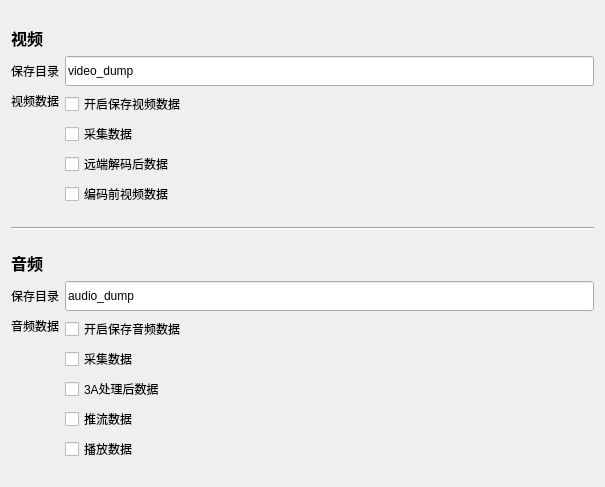
<?xml version="1.0" encoding="UTF-8"?>
<ui version="4.0">
 <class>AVFrameObserverWidget</class>
 <widget class="QWidget" name="AVFrameObserverWidget">
  <property name="geometry">
   <rect>
    <x>0</x>
    <y>0</y>
    <width>605</width>
    <height>487</height>
   </rect>
  </property>
  <property name="sizePolicy">
   <sizepolicy hsizetype="Preferred" vsizetype="Minimum">
    <horstretch>0</horstretch>
    <verstretch>0</verstretch>
   </sizepolicy>
  </property>
  <property name="windowTitle">
   <string>Form</string>
  </property>
  <layout class="QVBoxLayout" name="verticalLayout_5">
   <item>
    <layout class="QVBoxLayout" name="verticalLayout_3">
     <item>
      <widget class="QLabel" name="label_2">
       <property name="sizePolicy">
        <sizepolicy hsizetype="Preferred" vsizetype="Fixed">
         <horstretch>0</horstretch>
         <verstretch>0</verstretch>
        </sizepolicy>
       </property>
       <property name="font">
        <font>
         <pointsize>12</pointsize>
         <weight>75</weight>
         <bold>true</bold>
        </font>
       </property>
       <property name="text">
        <string>视频</string>
       </property>
      </widget>
     </item>
     <item>
      <layout class="QHBoxLayout" name="horizontalLayout_4">
       <item>
        <widget class="QLabel" name="label">
         <property name="text">
          <string>保存目录</string>
         </property>
        </widget>
       </item>
       <item>
        <widget class="QLineEdit" name="videoFrameSavePath">
         <property name="sizePolicy">
          <sizepolicy hsizetype="Expanding" vsizetype="Fixed">
           <horstretch>0</horstretch>
           <verstretch>0</verstretch>
          </sizepolicy>
         </property>
         <property name="minimumSize">
          <size>
           <width>0</width>
           <height>30</height>
          </size>
         </property>
         <property name="text">
          <string>video_dump</string>
         </property>
        </widget>
       </item>
      </layout>
     </item>
     <item>
      <layout class="QHBoxLayout" name="horizontalLayout_5">
       <item>
        <widget class="QLabel" name="label_3">
         <property name="sizePolicy">
          <sizepolicy hsizetype="Fixed" vsizetype="Preferred">
           <horstretch>0</horstretch>
           <verstretch>0</verstretch>
          </sizepolicy>
         </property>
         <property name="text">
          <string>视频数据</string>
         </property>
         <property name="alignment">
          <set>Qt::AlignLeading|Qt::AlignLeft|Qt::AlignTop</set>
         </property>
        </widget>
       </item>
       <item>
        <layout class="QVBoxLayout" name="verticalLayout">
         <item>
          <widget class="QCheckBox" name="enableSaveVideoFrame">
           <property name="text">
            <string>开启保存视频数据</string>
           </property>
          </widget>
         </item>
         <item>
          <widget class="QCheckBox" name="enableCapturedVideo">
           <property name="text">
            <string>采集数据</string>
           </property>
          </widget>
         </item>
         <item>
          <widget class="QCheckBox" name="enableRemoteVideo">
           <property name="text">
            <string>远端解码后数据</string>
           </property>
          </widget>
         </item>
         <item>
          <widget class="QCheckBox" name="enablePreEncodeVideo">
           <property name="text">
            <string>编码前视频数据</string>
           </property>
          </widget>
         </item>
        </layout>
       </item>
      </layout>
     </item>
    </layout>
   </item>
   <item>
    <widget class="Line" name="line">
     <property name="orientation">
      <enum>Qt::Horizontal</enum>
     </property>
    </widget>
   </item>
   <item>
    <layout class="QVBoxLayout" name="verticalLayout_4">
     <item>
      <widget class="QLabel" name="label_4">
       <property name="sizePolicy">
        <sizepolicy hsizetype="Preferred" vsizetype="Fixed">
         <horstretch>0</horstretch>
         <verstretch>0</verstretch>
        </sizepolicy>
       </property>
       <property name="font">
        <font>
         <pointsize>12</pointsize>
         <weight>75</weight>
         <bold>true</bold>
        </font>
       </property>
       <property name="text">
        <string>音频</string>
       </property>
      </widget>
     </item>
     <item>
      <layout class="QHBoxLayout" name="horizontalLayout_3">
       <item>
        <widget class="QLabel" name="label_5">
         <property name="text">
          <string>保存目录</string>
         </property>
        </widget>
       </item>
       <item>
        <widget class="QLineEdit" name="audioFrameSavePath">
         <property name="sizePolicy">
          <sizepolicy hsizetype="Expanding" vsizetype="Fixed">
           <horstretch>0</horstretch>
           <verstretch>0</verstretch>
          </sizepolicy>
         </property>
         <property name="minimumSize">
          <size>
           <width>0</width>
           <height>30</height>
          </size>
         </property>
         <property name="text">
          <string>audio_dump</string>
         </property>
        </widget>
       </item>
      </layout>
     </item>
     <item>
      <layout class="QHBoxLayout" name="horizontalLayout_2">
       <item>
        <widget class="QLabel" name="label_6">
         <property name="sizePolicy">
          <sizepolicy hsizetype="Fixed" vsizetype="Preferred">
           <horstretch>0</horstretch>
           <verstretch>0</verstretch>
          </sizepolicy>
         </property>
         <property name="text">
          <string>音频数据</string>
         </property>
         <property name="alignment">
          <set>Qt::AlignLeading|Qt::AlignLeft|Qt::AlignTop</set>
         </property>
        </widget>
       </item>
       <item>
        <layout class="QVBoxLayout" name="verticalLayout_2">
         <item>
          <widget class="QCheckBox" name="enableSaveAudioFrame">
           <property name="text">
            <string>开启保存音频数据</string>
           </property>
          </widget>
         </item>
         <item>
          <widget class="QCheckBox" name="enableCapturedAudio">
           <property name="text">
            <string>采集数据</string>
           </property>
          </widget>
         </item>
         <item>
          <widget class="QCheckBox" name="enableProcessedAudio">
           <property name="text">
            <string>3A处理后数据</string>
           </property>
          </widget>
         </item>
         <item>
          <widget class="QCheckBox" name="enablePublishedAudio">
           <property name="text">
            <string>推流数据</string>
           </property>
          </widget>
         </item>
         <item>
          <widget class="QCheckBox" name="enablePlayoutAudio">
           <property name="text">
            <string>播放数据</string>
           </property>
          </widget>
         </item>
        </layout>
       </item>
      </layout>
     </item>
    </layout>
   </item>
  </layout>
 </widget>
 <resources/>
 <connections/>
</ui>
